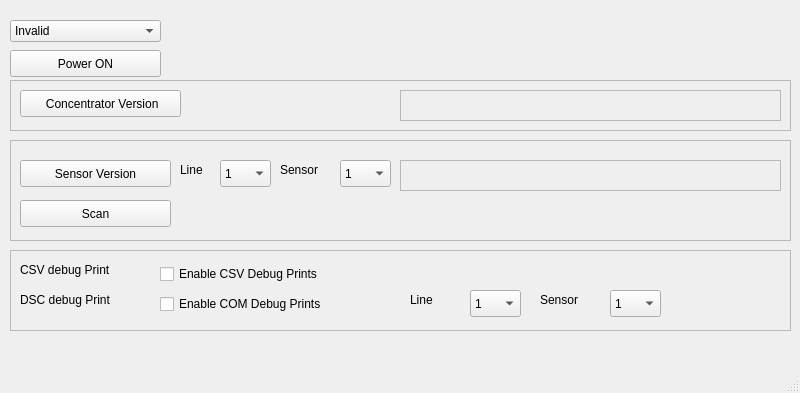
<?xml version="1.0" encoding="UTF-8"?>
<ui version="4.0">
 <class>DataCollector</class>
 <widget class="QMainWindow" name="DataCollector">
  <property name="geometry">
   <rect>
    <x>0</x>
    <y>0</y>
    <width>800</width>
    <height>393</height>
   </rect>
  </property>
  <property name="windowTitle">
   <string>DataCollector</string>
  </property>
  <widget class="QWidget" name="centralwidget">
   <widget class="QComboBox" name="Port_comboBox">
    <property name="geometry">
     <rect>
      <x>10</x>
      <y>20</y>
      <width>151</width>
      <height>22</height>
     </rect>
    </property>
    <property name="currentText">
     <string>Invalid</string>
    </property>
    <item>
     <property name="text">
      <string>Invalid</string>
     </property>
    </item>
    <item>
     <property name="text">
      <string>/dev/ttyACM0</string>
     </property>
    </item>
    <item>
     <property name="text">
      <string>/dev/ttyACM1</string>
     </property>
    </item>
    <item>
     <property name="text">
      <string>/dev/ttyUSB0</string>
     </property>
    </item>
    <item>
     <property name="text">
      <string>/dev/ttyUSB1</string>
     </property>
    </item>
    <item>
     <property name="text">
      <string>COM1</string>
     </property>
    </item>
    <item>
     <property name="text">
      <string>COM2</string>
     </property>
    </item>
    <item>
     <property name="text">
      <string>COM3</string>
     </property>
    </item>
    <item>
     <property name="text">
      <string>COM4</string>
     </property>
    </item>
    <item>
     <property name="text">
      <string>COM5</string>
     </property>
    </item>
    <item>
     <property name="text">
      <string>COM6</string>
     </property>
    </item>
    <item>
     <property name="text">
      <string>COM7</string>
     </property>
    </item>
    <item>
     <property name="text">
      <string>COM8</string>
     </property>
    </item>
    <item>
     <property name="text">
      <string>COM9</string>
     </property>
    </item>
    <item>
     <property name="text">
      <string>COM10</string>
     </property>
    </item>
   </widget>
   <widget class="QLabel" name="Comm_label">
    <property name="geometry">
     <rect>
      <x>180</x>
      <y>20</y>
      <width>22</width>
      <height>22</height>
     </rect>
    </property>
    <property name="text">
     <string/>
    </property>
    <property name="pixmap">
     <pixmap resource="Resources.qrc">:/ledred.png</pixmap>
    </property>
    <property name="scaledContents">
     <bool>true</bool>
    </property>
   </widget>
   <widget class="QFrame" name="data_frame">
    <property name="geometry">
     <rect>
      <x>10</x>
      <y>140</y>
      <width>781</width>
      <height>101</height>
     </rect>
    </property>
    <property name="frameShape">
     <enum>QFrame::StyledPanel</enum>
    </property>
    <property name="frameShadow">
     <enum>QFrame::Raised</enum>
    </property>
    <widget class="QPushButton" name="Scan_pushButton">
     <property name="geometry">
      <rect>
       <x>10</x>
       <y>60</y>
       <width>151</width>
       <height>27</height>
      </rect>
     </property>
     <property name="text">
      <string>Scan</string>
     </property>
    </widget>
    <widget class="QLabel" name="SCAN_label">
     <property name="geometry">
      <rect>
       <x>230</x>
       <y>60</y>
       <width>22</width>
       <height>22</height>
      </rect>
     </property>
     <property name="text">
      <string/>
     </property>
     <property name="pixmap">
      <pixmap>../../../A_os/Qt/QtXmodem/ledgreen.png</pixmap>
     </property>
     <property name="scaledContents">
      <bool>true</bool>
     </property>
    </widget>
    <widget class="QLabel" name="label_SensorInfo">
     <property name="geometry">
      <rect>
       <x>390</x>
       <y>20</y>
       <width>381</width>
       <height>31</height>
      </rect>
     </property>
     <property name="frameShape">
      <enum>QFrame::StyledPanel</enum>
     </property>
     <property name="frameShadow">
      <enum>QFrame::Sunken</enum>
     </property>
     <property name="text">
      <string/>
     </property>
    </widget>
    <widget class="QLabel" name="label_45">
     <property name="geometry">
      <rect>
       <x>170</x>
       <y>20</y>
       <width>41</width>
       <height>19</height>
      </rect>
     </property>
     <property name="text">
      <string>Line</string>
     </property>
    </widget>
    <widget class="QComboBox" name="SensorInfoSensor_comboBox">
     <property name="geometry">
      <rect>
       <x>330</x>
       <y>20</y>
       <width>51</width>
       <height>27</height>
      </rect>
     </property>
     <item>
      <property name="text">
       <string>1</string>
      </property>
     </item>
     <item>
      <property name="text">
       <string>2</string>
      </property>
     </item>
     <item>
      <property name="text">
       <string>3</string>
      </property>
     </item>
     <item>
      <property name="text">
       <string>4</string>
      </property>
     </item>
     <item>
      <property name="text">
       <string>5</string>
      </property>
     </item>
     <item>
      <property name="text">
       <string>6</string>
      </property>
     </item>
     <item>
      <property name="text">
       <string>7</string>
      </property>
     </item>
     <item>
      <property name="text">
       <string>8</string>
      </property>
     </item>
     <item>
      <property name="text">
       <string>All</string>
      </property>
     </item>
    </widget>
    <widget class="QPushButton" name="GetSensorInfoCommand_pushButton">
     <property name="geometry">
      <rect>
       <x>10</x>
       <y>20</y>
       <width>151</width>
       <height>27</height>
      </rect>
     </property>
     <property name="text">
      <string>Sensor Version</string>
     </property>
    </widget>
    <widget class="QComboBox" name="SensorInfoLine_comboBox">
     <property name="geometry">
      <rect>
       <x>210</x>
       <y>20</y>
       <width>51</width>
       <height>27</height>
      </rect>
     </property>
     <item>
      <property name="text">
       <string>1</string>
      </property>
     </item>
     <item>
      <property name="text">
       <string>2</string>
      </property>
     </item>
     <item>
      <property name="text">
       <string>3</string>
      </property>
     </item>
     <item>
      <property name="text">
       <string>4</string>
      </property>
     </item>
     <item>
      <property name="text">
       <string>All</string>
      </property>
     </item>
    </widget>
    <widget class="QLabel" name="label_46">
     <property name="geometry">
      <rect>
       <x>270</x>
       <y>20</y>
       <width>61</width>
       <height>19</height>
      </rect>
     </property>
     <property name="text">
      <string>Sensor</string>
     </property>
    </widget>
   </widget>
   <widget class="QPushButton" name="Power_pushButton">
    <property name="geometry">
     <rect>
      <x>10</x>
      <y>50</y>
      <width>151</width>
      <height>27</height>
     </rect>
    </property>
    <property name="text">
     <string>Power ON</string>
    </property>
   </widget>
   <widget class="QFrame" name="Info_frame">
    <property name="geometry">
     <rect>
      <x>10</x>
      <y>80</y>
      <width>781</width>
      <height>51</height>
     </rect>
    </property>
    <property name="frameShape">
     <enum>QFrame::StyledPanel</enum>
    </property>
    <property name="frameShadow">
     <enum>QFrame::Raised</enum>
    </property>
    <widget class="QPushButton" name="ConcentratorVersion_pushButton">
     <property name="geometry">
      <rect>
       <x>10</x>
       <y>10</y>
       <width>161</width>
       <height>27</height>
      </rect>
     </property>
     <property name="text">
      <string> Concentrator Version</string>
     </property>
    </widget>
    <widget class="QLabel" name="label_CONCENTRATORVERSION">
     <property name="geometry">
      <rect>
       <x>390</x>
       <y>10</y>
       <width>381</width>
       <height>31</height>
      </rect>
     </property>
     <property name="frameShape">
      <enum>QFrame::StyledPanel</enum>
     </property>
     <property name="frameShadow">
      <enum>QFrame::Sunken</enum>
     </property>
     <property name="text">
      <string/>
     </property>
    </widget>
   </widget>
   <widget class="QFrame" name="DEBUG_frame">
    <property name="geometry">
     <rect>
      <x>10</x>
      <y>250</y>
      <width>781</width>
      <height>81</height>
     </rect>
    </property>
    <property name="frameShape">
     <enum>QFrame::StyledPanel</enum>
    </property>
    <property name="frameShadow">
     <enum>QFrame::Raised</enum>
    </property>
    <widget class="QComboBox" name="QSENSOR_DEBUG_comboBox">
     <property name="geometry">
      <rect>
       <x>600</x>
       <y>40</y>
       <width>51</width>
       <height>27</height>
      </rect>
     </property>
     <item>
      <property name="text">
       <string>1</string>
      </property>
     </item>
     <item>
      <property name="text">
       <string>2</string>
      </property>
     </item>
     <item>
      <property name="text">
       <string>3</string>
      </property>
     </item>
     <item>
      <property name="text">
       <string>4</string>
      </property>
     </item>
     <item>
      <property name="text">
       <string>5</string>
      </property>
     </item>
     <item>
      <property name="text">
       <string>6</string>
      </property>
     </item>
     <item>
      <property name="text">
       <string>7</string>
      </property>
     </item>
     <item>
      <property name="text">
       <string>8</string>
      </property>
     </item>
     <item>
      <property name="text">
       <string>All</string>
      </property>
     </item>
    </widget>
    <widget class="QCheckBox" name="DSCDebugEnable_checkBox">
     <property name="geometry">
      <rect>
       <x>150</x>
       <y>40</y>
       <width>211</width>
       <height>28</height>
      </rect>
     </property>
     <property name="text">
      <string>Enable COM Debug Prints</string>
     </property>
    </widget>
    <widget class="QLabel" name="label_42">
     <property name="geometry">
      <rect>
       <x>10</x>
       <y>40</y>
       <width>121</width>
       <height>20</height>
      </rect>
     </property>
     <property name="text">
      <string>DSC debug Print</string>
     </property>
    </widget>
    <widget class="QLabel" name="label_43">
     <property name="geometry">
      <rect>
       <x>400</x>
       <y>40</y>
       <width>41</width>
       <height>19</height>
      </rect>
     </property>
     <property name="text">
      <string>Line</string>
     </property>
    </widget>
    <widget class="QComboBox" name="QLINE_DEBUG_comboBox">
     <property name="geometry">
      <rect>
       <x>460</x>
       <y>40</y>
       <width>51</width>
       <height>27</height>
      </rect>
     </property>
     <item>
      <property name="text">
       <string>1</string>
      </property>
     </item>
     <item>
      <property name="text">
       <string>2</string>
      </property>
     </item>
     <item>
      <property name="text">
       <string>3</string>
      </property>
     </item>
     <item>
      <property name="text">
       <string>4</string>
      </property>
     </item>
     <item>
      <property name="text">
       <string>All</string>
      </property>
     </item>
    </widget>
    <widget class="QLabel" name="label_44">
     <property name="geometry">
      <rect>
       <x>530</x>
       <y>40</y>
       <width>61</width>
       <height>19</height>
      </rect>
     </property>
     <property name="text">
      <string>Sensor</string>
     </property>
    </widget>
    <widget class="QCheckBox" name="CSVDebugEnable_checkBox">
     <property name="geometry">
      <rect>
       <x>150</x>
       <y>10</y>
       <width>231</width>
       <height>28</height>
      </rect>
     </property>
     <property name="text">
      <string>Enable CSV Debug Prints</string>
     </property>
    </widget>
    <widget class="QLabel" name="label_47">
     <property name="geometry">
      <rect>
       <x>10</x>
       <y>10</y>
       <width>121</width>
       <height>20</height>
      </rect>
     </property>
     <property name="text">
      <string>CSV debug Print</string>
     </property>
    </widget>
   </widget>
  </widget>
  <widget class="QMenuBar" name="menubar">
   <property name="geometry">
    <rect>
     <x>0</x>
     <y>0</y>
     <width>800</width>
     <height>27</height>
    </rect>
   </property>
  </widget>
  <widget class="QStatusBar" name="statusbar"/>
 </widget>
 <resources>
  <include location="Resources.qrc"/>
 </resources>
 <connections/>
</ui>
